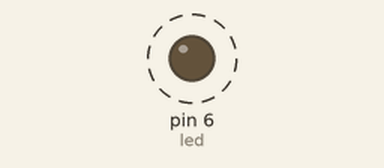
Simulated run of this sketch. Board: Arduino Uno, built with avr-gcc and run on an emulated ATmega328P. On the bench: output pins drawn as LEDs (lit = HIGH). Dashed ring = blinking.

Above: at 0.16 s.
Timing chart, 0 to 3.0 s (numbered marks = the images above):
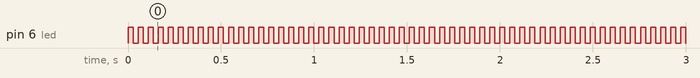

Measured:
- by itself, pin 6 (led): alternates HIGH for 0.03 s and LOW for 0.03 s

The sketch:

1.0.1_hello.ino
```cpp
/**
* TASK: 1.0.1
* NAME: Hello world, blinking LED
* DESC: LED blinks with a frequency of 18Hz (rno, can be any set frequency)
*/

uint8_t rno = 18;
double del;
uint8_t led = 6;

void setup()
{
  pinMode(led,OUTPUT);
  del = 500.0/rno;
}

void loop()
{
  digitalWrite(led, HIGH);
  delay(del); // Wait for one half cycle
  digitalWrite(led, LOW);
  delay(del); // Wait for one half cycle
}
```
